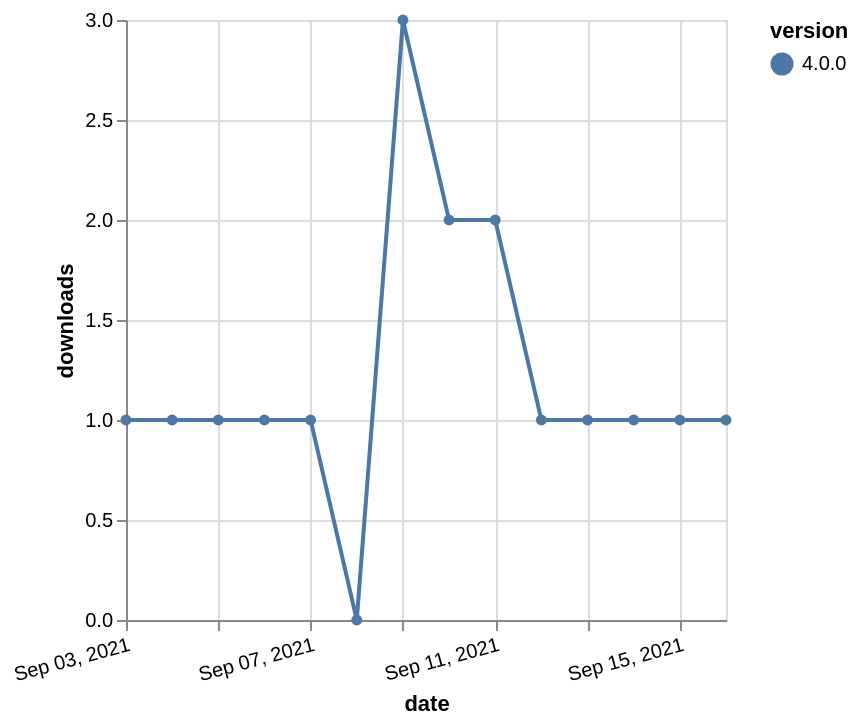

Vega-Lite specification for this chart:
### Vega-Lite specification from a JSON file in a GitHub repository (floating-point values rounded to 4 significant figures)
{"$schema": "https://vega.github.io/schema/vega-lite/v5.json", "description": "A simple bar chart with embedded data.", "data": {"values": [{"date": "2021-09-03", "total": 233, "delta": 1, "version": "4.0.0"}, {"date": "2021-09-04", "total": 234, "delta": 1, "version": "4.0.0"}, {"date": "2021-09-05", "total": 235, "delta": 1, "version": "4.0.0"}, {"date": "2021-09-06", "total": 236, "delta": 1, "version": "4.0.0"}, {"date": "2021-09-07", "total": 237, "delta": 1, "version": "4.0.0"}, {"date": "2021-09-08", "total": 237, "delta": 0, "version": "4.0.0"}, {"date": "2021-09-09", "total": 240, "delta": 3, "version": "4.0.0"}, {"date": "2021-09-10", "total": 242, "delta": 2, "version": "4.0.0"}, {"date": "2021-09-11", "total": 244, "delta": 2, "version": "4.0.0"}, {"date": "2021-09-12", "total": 245, "delta": 1, "version": "4.0.0"}, {"date": "2021-09-13", "total": 246, "delta": 1, "version": "4.0.0"}, {"date": "2021-09-14", "total": 247, "delta": 1, "version": "4.0.0"}, {"date": "2021-09-15", "total": 248, "delta": 1, "version": "4.0.0"}, {"date": "2021-09-16", "total": 249, "delta": 1, "version": "4.0.0"}]}, "width": "container", "mark": {"type": "line", "point": {"filled": true}}, "encoding": {"x": {"field": "date", "type": "temporal", "timeUnit": "yearmonthdate", "title": "date", "axis": {"labelAngle": -15}}, "y": {"field": "delta", "type": "quantitative", "title": "downloads"}, "color": {"field": "version", "type": "nominal"}, "tooltip": {"field": "delta"}}}
